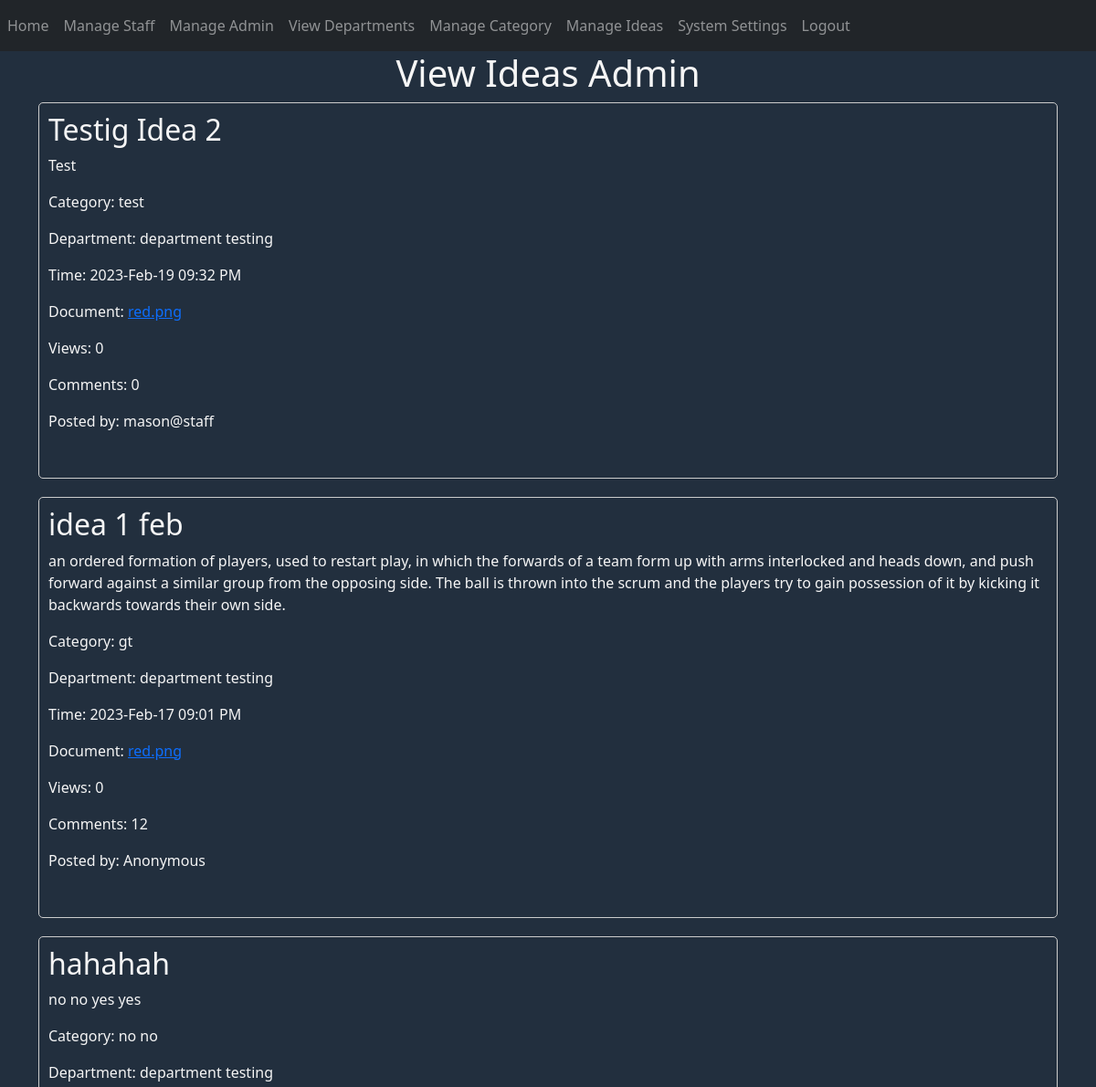
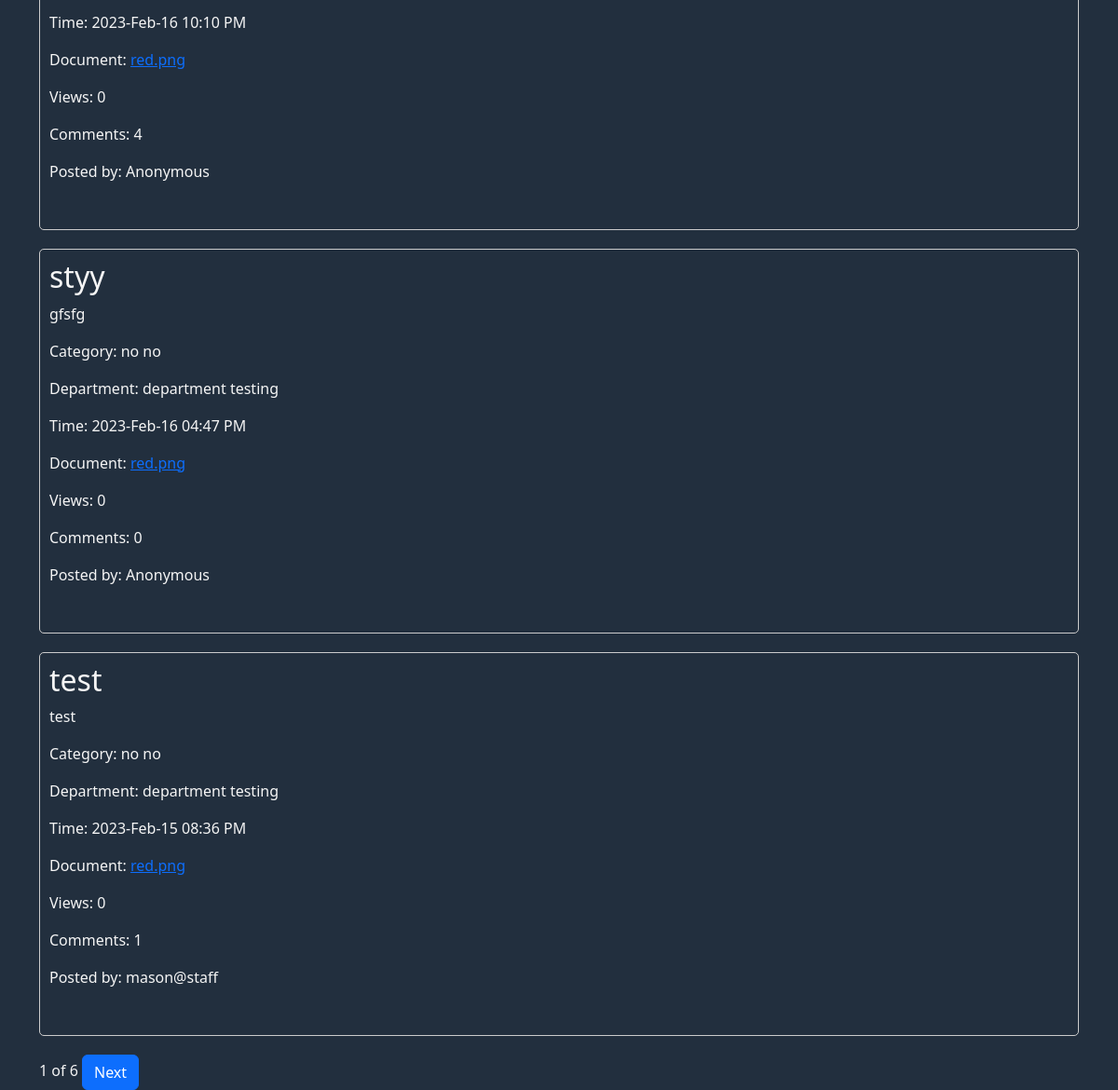
Page /admin-home (signed in) on the earlier database version (2 pictures, top to bottom).
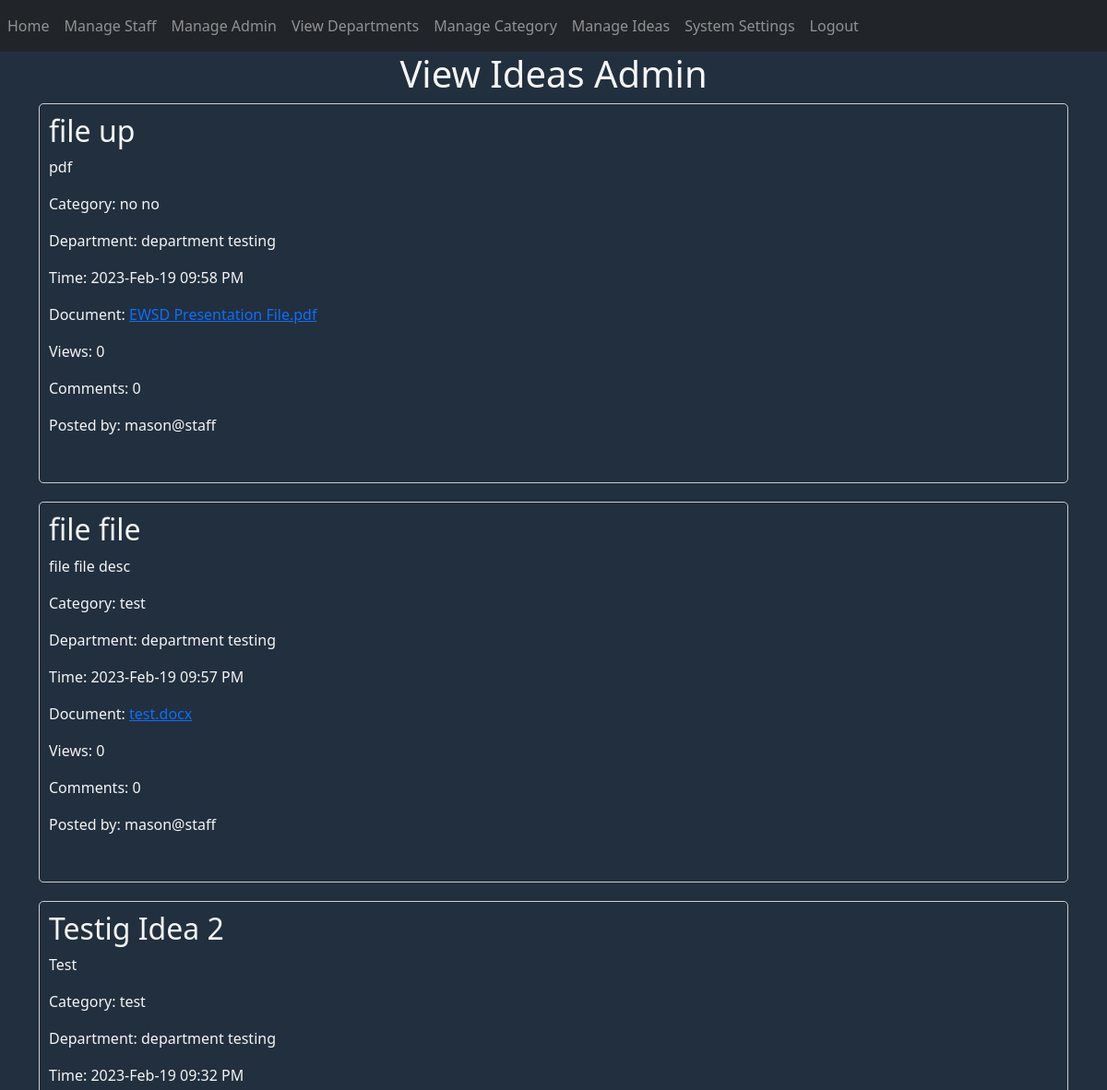
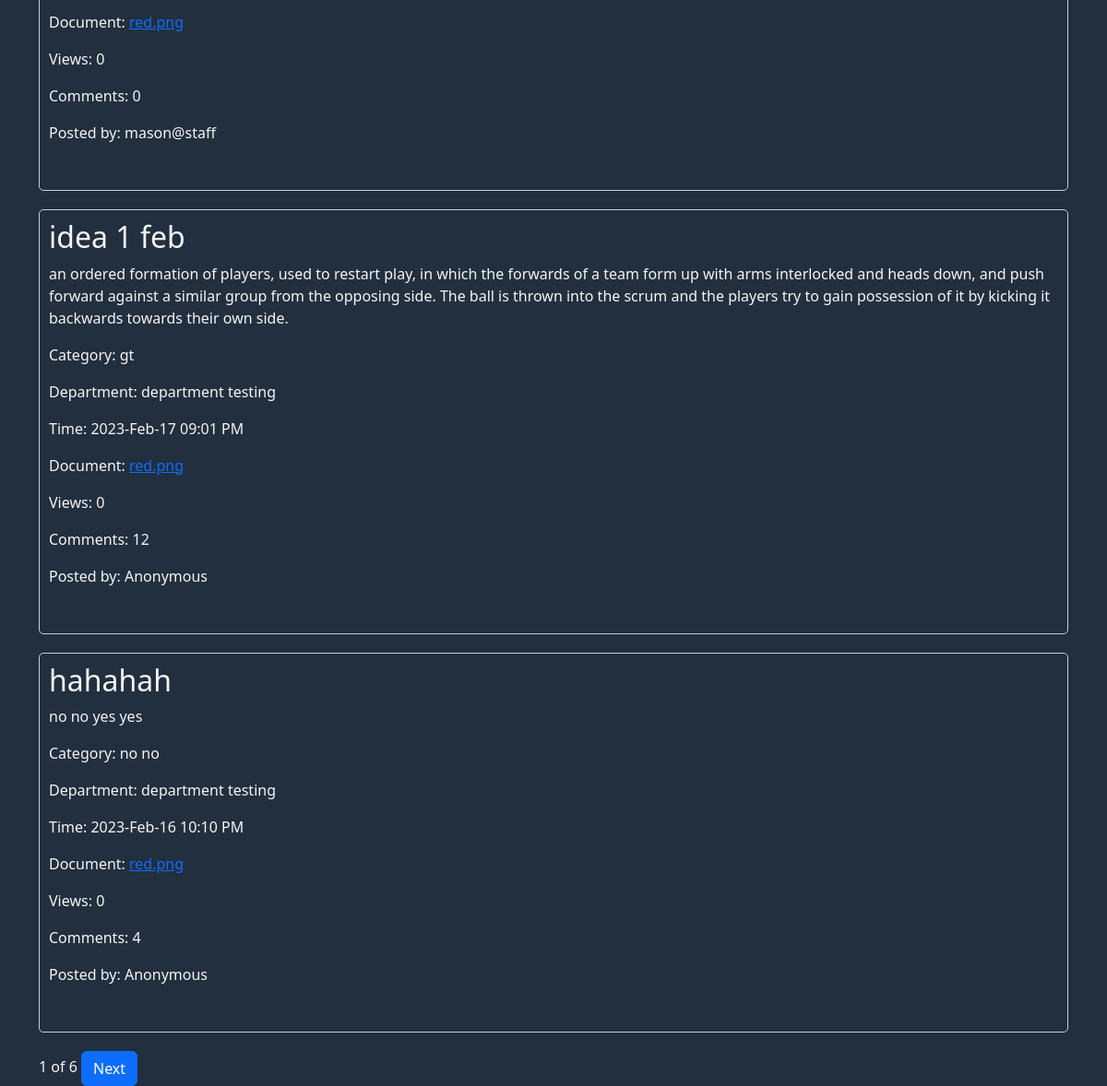
Same page on the later database version (2 pictures, top to bottom).
### website/models.py (models this page shows, shortened)
class Ideas(db.Model, UserMixin):
    id = db.Column(db.Integer, primary_key=True)
    staff_id = db.Column(db.Integer, db.ForeignKey('staff.id'))
    staff = db.relationship('Staff', backref='ideas')
    title = db.Column(db.String(150))
    category = db.Column(db.Integer, db.ForeignKey('category.id'))
    time = db.Column(db.DateTime(timezone=True), default=func.now())
    description = db.Column(db.String(1000))
    document = db.Column(db.String(150), nullable=False)
    anon = db.Column(Boolean, default=False)
    like = db.Column(db.Integer)
    dislike = db.Column(db.Integer)
    view_count = db.Column(db.Integer)
    comment_count = db.Column(db.Integer)
    comment = db.relationship('Comments')
    like_dislike_count = db.relationship('Like')

class Category(db.Model, UserMixin):
    id = db.Column(db.Integer, primary_key=True)
    name = db.Column(db.String(150))

class Staff(db.Model, UserMixin):
    id = db.Column(db.Integer, primary_key=True)
    name = db.Column(db.String(150))
    department = db.Column(db.Integer, db.ForeignKey('department.id'))
    nrc = db.Column(db.String(150))
    role = db.Column(db.String(150))
    email = db.Column(db.String(150), unique=True)
    phone_no = db.Column(db.String(150), unique=True)
    address = db.Column(db.String(255))
    username = db.Column(db.String(150))
    password = db.Column(db.String(150))
    notification = db.relationship('Notifications')
    idea = db.relationship('Ideas')
    comment = db.relationship('Comments')
    like_dislike_count = db.relationship('Like')

class Department(db.Model, UserMixin):
    id = db.Column(db.Integer, primary_key=True)
    name = db.Column(db.String(150))
    staff = db.relationship('Staff')

### website/auth.py (the view)
@auth.route('/admin-home', methods=['GET', 'POST'])
@login_required
def admin_home():
    page = request.args.get('page', 1, type=int)
    ideas = Ideas.query.order_by(Ideas.time.desc()).paginate(page=page, per_page=5)
    categories = Category.query.all()
    departments = Department.query.all()
    category_list = {}
    department_list = {}
    for cat in categories:
        category_list[cat.id] = cat.name
    for dep in departments:
        department_list[dep.id] = dep.name
    print(department_list)
    return render_template('admin_home.html', ideas=ideas, user=current_user,
                           categories=category_list, departments=department_list)

### website/__init__.py (called while the page is built)
def create_app():
    app = Flask(__name__)
    app.config['SECRET_KEY'] = 'hjshjhdjah kjshkjdhjs'
    app.config['SQLALCHEMY_DATABASE_URI'] = f'sqlite:///{DB_NAME}'
    app.config['UPLOAD_FOLDER'] = "static/uploads/"
    db.init_app(app)
    from .views import views
    from .auth import auth
    app.register_blueprint(views, url_prefix='/')
    app.register_blueprint(auth, url_prefix='/')
    from .models import Staff, Department, Comments, Category, Notifications, Admin, Ideas, Like, Settings
    with app.app_context():
        db.create_all()
    login_manager = LoginManager()
    login_manager.login_view = 'auth.login'
    login_manager.init_app(app)
    @login_manager.user_loader
    def load_user(id):
        return Staff.query.get(int(id))
    return app

### website/templates/admin_home.html (shortened to what this page needs)
{% extends "base2.html" %}
{% block content %}
<h1 align="center">View Ideas Admin</h1>
<link rel="stylesheet" href="/static/ideas.css"/>
    <form method="POST">
      {% for idea in ideas.items %}
<div class="idea-box">
  <h2>{{ idea.title }}</h2>
  <p>{{ idea.description }}</p>
  <p>Category: {{ categories[idea.category] }}</p>
  <p>Department: {{ departments[idea.staff.department] }}</p>
  <p>Time: {{ idea.time.strftime('%Y-%b-%d %I:%M %p') }}</p>
  <p>Document: <a href="{{ url_for('views.home', filename=idea.document) }}">{{ idea.document }}</a></p>
  <p>Views: {{ idea.view_count }}</p>
  <p>Comments: {{ idea.comment_count }}</p>
  <p>Posted by: {% if idea.anon %}Anonymous{% else %}{{ idea.staff.name }}{% endif %}</p>
  <br>
</div>
{% endfor %}
    </form>
    <span class="pagination-info">{{ ideas.page }} of {{ ideas.pages }}</span>
    {% if ideas.has_next %}
    <a href="{{ url_for('auth.admin_home', page=ideas.next_num) }}" class="btn btn-primary">Next</a>
    {% endif %}
{% endblock %}

Differences in the rows shown:
no longer on this page (row edited): Ideas: title "styy", description "gfsfg", category.name "no no", {{ departments[idea.staff.department] }} "department testing", time "2023-Feb-16 04:47 PM", document "red.png", view_count "0", comment_count "0", anon "Anonymous"
no longer on this page (row edited): Ideas: title "test", description "test", category.name "no no", {{ departments[idea.staff.department] }} "department testing", time "2023-Feb-15 08:36 PM", document "red.png", view_count "0", comment_count "1", staff.name "mason@staff"
added Ideas: title "file up", description "pdf", category.name "no no", {{ departments[idea.staff.department] }} "department testing", time "2023-Feb-19 09:58 PM", document "EWSD Presentation File.pdf", view_count "0", comment_count "0", staff.name "mason@staff"
added Ideas: title "file file", description "file file desc", category.name "test", {{ departments[idea.staff.department] }} "department testing", time "2023-Feb-19 09:57 PM", document "test.docx", view_count "0", comment_count "0", staff.name "mason@staff"
